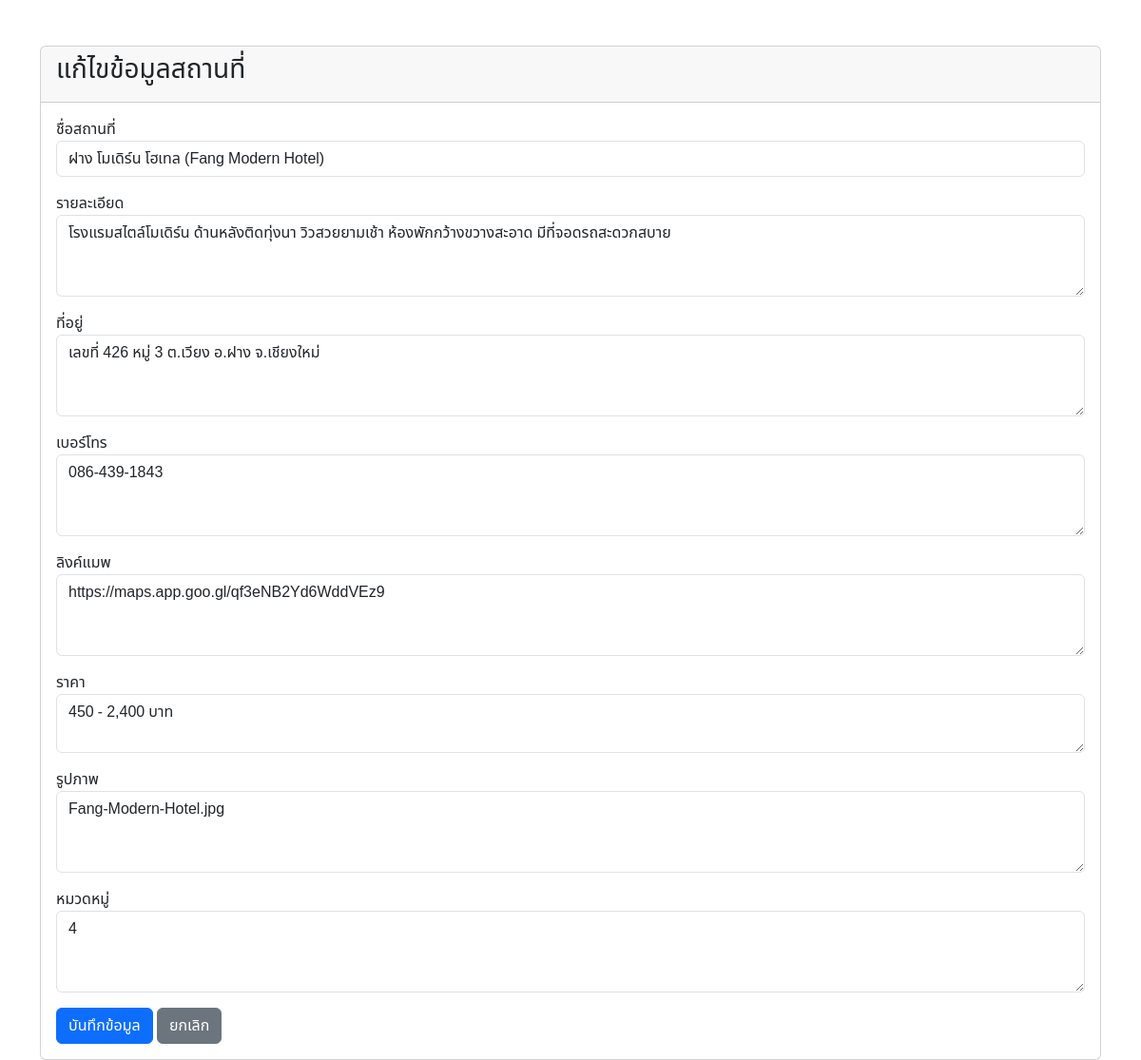
Page /admin/form.php?id=64 on the committed database.
### tables this page shows
CREATE TABLE `attractions` (
  `id` int(11) NOT NULL,
  `name` varchar(200) NOT NULL,
  `description` text DEFAULT NULL,
  `location` varchar(255) DEFAULT NULL,
  `phone_number` varchar(50) DEFAULT NULL,
  `map_link` text DEFAULT NULL,
  `price_range` varchar(50) DEFAULT NULL,
  `cover_image` varchar(255) DEFAULT NULL,
  `category_id` int(11) DEFAULT NULL,
  `created_at` timestamp NOT NULL DEFAULT current_timestamp()
);

### admin/form.php (the view, shortened to what this page needs)
<?php
require '../includes/client.php';
$name = "";
$description = "";
$location = "";
$phone_number = "";
$map_link = "";
$price_range = "";
$cover_image = "";
$category_id = "";
$is_edit = false;
if (isset($_GET['id'])) {
    $is_edit = true;
    $id = $_GET['id'];
    $sql = "SELECT * FROM attractions WHERE id=$id";
    $result = $conn->query($sql);
    $row = $result->fetch_assoc();
    $name = $row['name'];
    $description = $row['description'];
    $location = $row['location'];
    $phone_number = $row['phone_number'];
    $map_link = $row['map_link'];
    $price_range = $row['price_range'];
    $cover_image = $row['cover_image'];
    $category_id = $row['category_id'];
}
?>
<!DOCTYPE html>
<html lang="th">
<head>
    <link href="https://cdn.jsdelivr.net/npm/bootstrap@5.3.0/dist/css/bootstrap.min.css" rel="stylesheet">
</head>
<body class="container mt-5">
    <div class="card">
        <div class="card-header">
            <h3><?php echo $is_edit ? "แก้ไขข้อมูลสถานที่" : "เพิ่มสถานที่ใหม่"; ?></h3>
        </div>
        <div class="card-body">
            <form method="POST" action="">
                <div class="mb-3">
                    <label>ชื่อสถานที่</label>
                    <input type="text" name="name" class="form-control" value="<?php echo $name; ?>" required>
                </div>
                <div class="mb-3">
                    <label>รายละเอียด</label>
                    <textarea name="description" class="form-control" rows="3"><?php echo $description; ?></textarea>
                </div>
                <div class="mb-3">
                    <label>ที่อยู่</label>
                    <textarea name="location" class="form-control" rows="3"><?php echo $location; ?></textarea>
                </div>
                <div class="mb-3">
                    <label>เบอร์โทร</label>
                    <textarea name="phone_number" class="form-control" rows="3"><?php echo $phone_number; ?></textarea>
                </div>
                <div class="mb-3">
                    <label>ลิงค์แมพ</label>
                    <textarea name="map_link" class="form-control" rows="3"><?php echo $map_link; ?></textarea>
                </div>
                <div class="mb-3">
                    <label>ราคา</label>
                    <textarea type="text" name="price_range" class="form-control" row="3"><?php echo $price_range; ?></textarea>
                </div>
                <div class="mb-3">
                    <label>รูปภาพ</label>
                    <textarea name="cover_image" class="form-control" rows="3"><?php echo $cover_image; ?></textarea>
                </div>
                <div class="mb-3">
                    <label>หมวดหมู่</label>
                    <textarea name="category_id" class="form-control" rows="3"><?php echo $category_id; ?></textarea>
                </div>
                <button type="submit" name="submit" class="btn btn-primary">บันทึกข้อมูล</button>
                <a href="index.php" class="btn btn-secondary">ยกเลิก</a>
            </form>
        </div>
    </div>
</body>
</html>

### admin/form.php (style rules this page uses)
body { font-family: "Noto Sans Thai", sans-serif; font-optical-sizing: auto; font-weight: 400; font-style: normal; font-variation-settings: "wdth" 100; }

### rows in the picture
attractions: name "ฝาง โมเดิร์น โฮเทล (Fang Modern Hotel)", description "โรงแรมสไตล์โมเดิร์น ด้านหลังติดทุ่งนา วิวสวยยามเช้า ห้องพักกว้างขวางสะอาด มีที่จอดรถสะดวกสบาย", location "เลขที่ 426 หมู่ 3 ต.เวียง อ.ฝาง จ.เชียงใหม่", phone_number "086-439-1843", map_link "https://maps.app.goo.gl/qf3eNB2Yd6WddVEz9", price_range "450 - 2,400 บาท", cover_image "Fang-Modern-Hotel.jpg", category_id "4"
